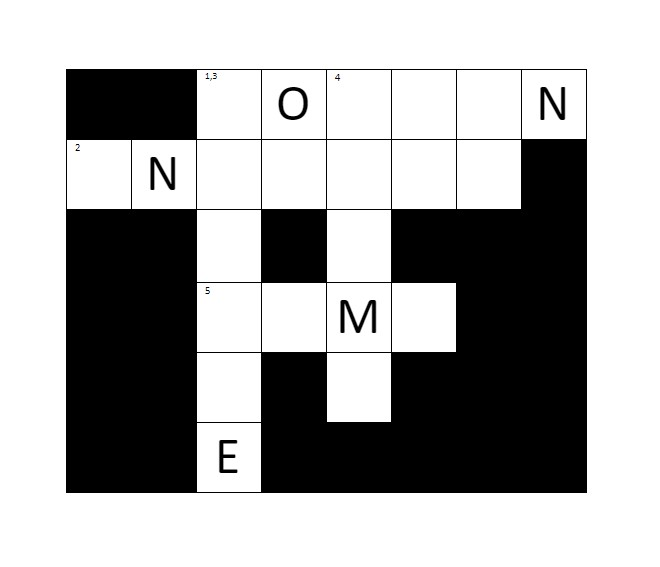
#> input picture contest images/Crossword.jpg, 660 x 567 px, found by its file name
$ jupyter execute 'nani contest-finals.ipynb'
#> lines starting #> are read from the running program, lines starting #| are printed output that depends on the picture


# <center><u>**ARCANUM**</u></center>

# Assets Link :
https://drive.google.com/drive/folders/1NOWicPYTJjQxPhPYXCo4IwMgbnlKl3PP?usp=sharing

**SOLVING PUZZLE :**

[cell 1]
import cv2
import numpy as np
from google.colab.patches import cv2_imshow
from google.colab import files

# Put your code here:
i = cv2.imread("/content/Crossword.jpg",cv2.IMREAD_COLOR)
#> i is the input picture: shape (567, 660, 3); mean B, G, R 169.6, 169.6, 169.6
cv2_imshow(i)
font = cv2.FONT_HERSHEY_SIMPLEX
org = (200, 130)
org1 = (345, 135)
org2 = (400, 135)
org3 = (470, 135)
org4 = (200, 200)
org5 = (200, 270)
org6 = (200, 340)
org7 = (200, 410)
org8 = (60, 200)
org9 = (270, 200)
org10 = (340, 200)
org11 = (400, 200)
org12 = (460, 200)
org13 = (340, 270)
org14 = (340, 410)
org15 = (270, 340)
org16 = (400, 340)
fontScale = 3
color = (0, 255, 0)
thickness = 1
i = cv2.putText(i, 'c', org, font, fontScale, color, thickness, cv2.LINE_AA)
i = cv2.putText(i, 'f', org1, font, fontScale, color, thickness, cv2.LINE_AA)
i = cv2.putText(i, 'f', org2, font, fontScale, color, thickness, cv2.LINE_AA)
i = cv2.putText(i, 'i', org3, font, fontScale, color, thickness, cv2.LINE_AA)
i = cv2.putText(i, 'a', org4, font, fontScale, color, thickness, cv2.LINE_AA)
i = cv2.putText(i, 'n', org5, font, fontScale, color, thickness, cv2.LINE_AA)
i = cv2.putText(i, 'd', org6, font, fontScale, color, thickness, cv2.LINE_AA)
i = cv2.putText(i, 'l', org7, font, fontScale, color, thickness, cv2.LINE_AA)
i = cv2.putText(i, 'a', org8, font, fontScale, color, thickness, cv2.LINE_AA)
i = cv2.putText(i, 'g', org9, font, fontScale, color, thickness, cv2.LINE_AA)
i = cv2.putText(i, 'r', org10, font, fontScale, color, thickness, cv2.LINE_AA)
i = cv2.putText(i, 'a', org11, font, fontScale, color, thickness, cv2.LINE_AA)
i = cv2.putText(i, 'm', org12, font, fontScale, color, thickness, cv2.LINE_AA)
i = cv2.putText(i, 'a', org13, font, fontScale, color, thickness, cv2.LINE_AA)
i = cv2.putText(i, 'e', org14, font, fontScale, color, thickness, cv2.LINE_AA)
i = cv2.putText(i, 'o', org15, font, fontScale, color, thickness, cv2.LINE_AA)
i = cv2.putText(i, 'e', org16, font, fontScale, color, thickness, cv2.LINE_AA)
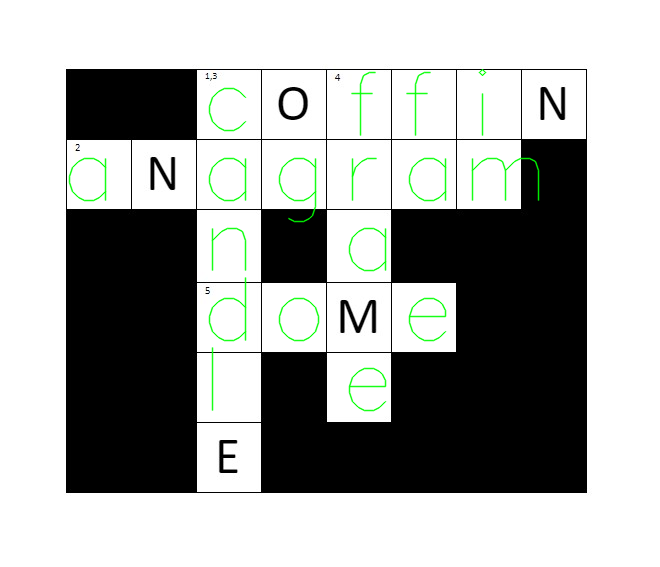
#> i: shape (567, 660, 3); mean B, G, R 167.8, 169.7, 167.8
cv2_imshow(i)

**FINDING NUMBER :**

[cell 2]
import cv2
import numpy as np
from google.colab.patches import cv2_imshow
from google.colab import files

# Put your code here:
i = cv2.imread("/content/Wordmaze.jpg",cv2.IMREAD_COLOR)
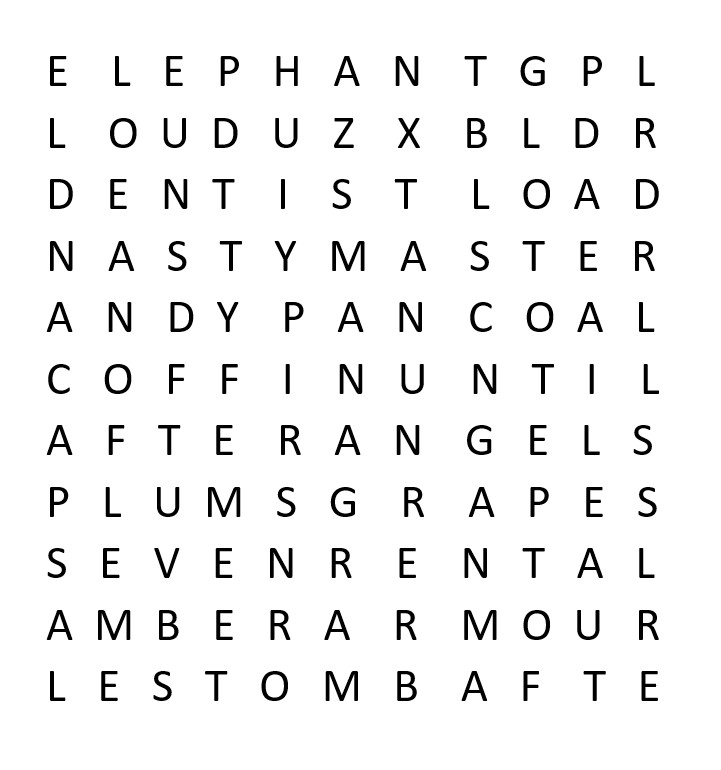
#> input picture contest images/Wordmaze.jpg, 721 x 770 px, found by its file name
#> i is the input picture: shape (770, 721, 3); min 0, max 255, mean 241
cv2_imshow(i)
start_point = (50, 50)
end_point = (100, 400)
start_point1 = (50, 350)
end_point1 = (390, 400)
start_point2 = (320, 300)
end_point2 = (370, 700)
color = (0, 0, 0)
thickness = -1
i = cv2.rectangle(i, start_point, end_point, color, thickness)
i = cv2.rectangle(i, start_point1, end_point1, color, thickness)
i = cv2.rectangle(i, start_point2, end_point2, color, thickness)
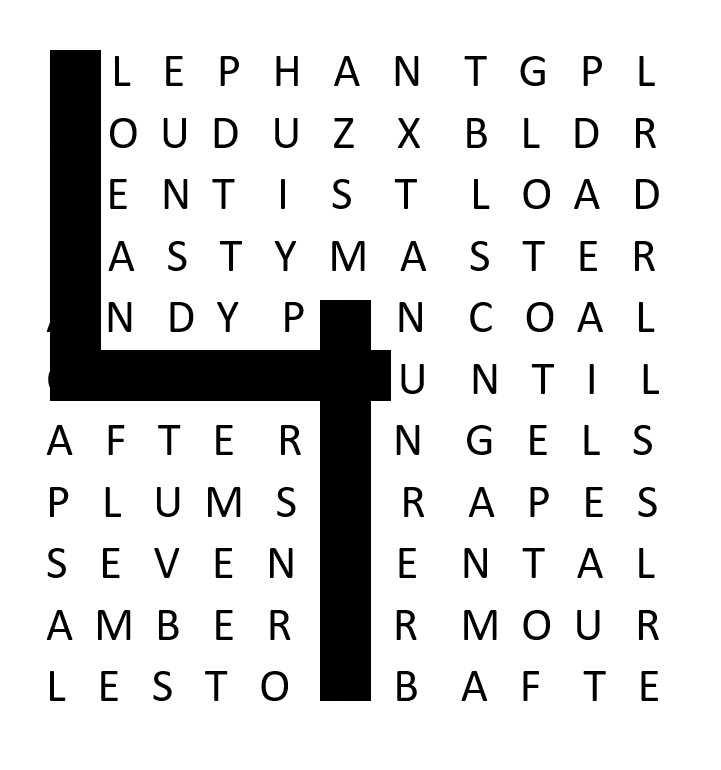
#> i: shape (770, 721, 3); min 0, max 255, mean 219.8
cv2_imshow(i)
